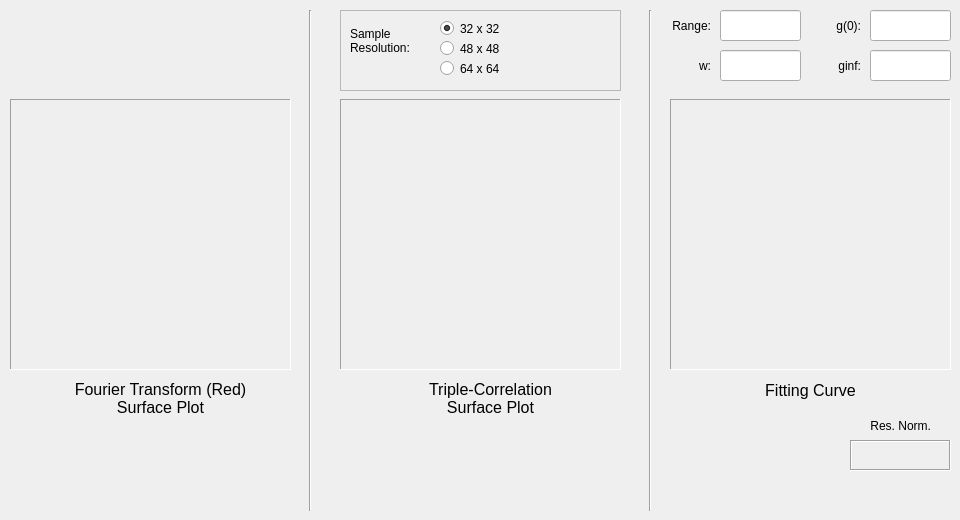
     <widget class="QWidget" name="tripleOutputTab">
      <attribute name="title">
       <string>Triple-Correlation</string>
      </attribute>
      <widget class="QLabel" name="labelOutputTripleFourier">
       <property name="geometry">
        <rect>
         <x>70</x>
         <y>380</y>
         <width>181</width>
         <height>61</height>
        </rect>
       </property>
       <property name="font">
        <font>
         <pointsize>12</pointsize>
        </font>
       </property>
       <property name="text">
        <string>Fourier Transform (Red) Surface Plot</string>
       </property>
       <property name="alignment">
        <set>Qt::AlignHCenter|Qt::AlignTop</set>
       </property>
       <property name="wordWrap">
        <bool>true</bool>
       </property>
      </widget>
      <widget class="Line" name="tripleLeftDivider">
       <property name="geometry">
        <rect>
         <x>300</x>
         <y>10</y>
         <width>20</width>
         <height>501</height>
        </rect>
       </property>
       <property name="orientation">
        <enum>Qt::Vertical</enum>
       </property>
      </widget>
      <widget class="QLabel" name="labelOutputTripleCorrelation3D">
       <property name="geometry">
        <rect>
         <x>410</x>
         <y>380</y>
         <width>161</width>
         <height>61</height>
        </rect>
       </property>
       <property name="font">
        <font>
         <pointsize>12</pointsize>
        </font>
       </property>
       <property name="text">
        <string>Triple-Correlation Surface Plot</string>
       </property>
       <property name="alignment">
        <set>Qt::AlignHCenter|Qt::AlignTop</set>
       </property>
       <property name="wordWrap">
        <bool>true</bool>
       </property>
      </widget>
      <widget class="Line" name="tripleRightDivider">
       <property name="geometry">
        <rect>
         <x>640</x>
         <y>10</y>
         <width>20</width>
         <height>501</height>
        </rect>
       </property>
       <property name="orientation">
        <enum>Qt::Vertical</enum>
       </property>
      </widget>
      <widget class="QLabel" name="labelOutputTripleCorrelation">
       <property name="geometry">
        <rect>
         <x>730</x>
         <y>380</y>
         <width>161</width>
         <height>21</height>
        </rect>
       </property>
       <property name="font">
        <font>
         <pointsize>12</pointsize>
        </font>
       </property>
       <property name="text">
        <string>Fitting Curve</string>
       </property>
       <property name="alignment">
        <set>Qt::AlignCenter</set>
       </property>
      </widget>
      <widget class="QLabel" name="labelTripleResNorm">
       <property name="geometry">
        <rect>
         <x>840</x>
         <y>410</y>
         <width>91</width>
         <height>31</height>
        </rect>
       </property>
       <property name="text">
        <string>Res. Norm.</string>
       </property>
       <property name="alignment">
        <set>Qt::AlignRight|Qt::AlignTrailing|Qt::AlignVCenter</set>
       </property>
      </widget>
      <widget class="QLabel" name="tripleResNormValue">
       <property name="geometry">
        <rect>
         <x>850</x>
         <y>440</y>
         <width>101</width>
         <height>31</height>
        </rect>
       </property>
       <property name="font">
        <font>
         <pointsize>8</pointsize>
        </font>
       </property>
       <property name="frameShape">
        <enum>QFrame::Box</enum>
       </property>
       <property name="frameShadow">
        <enum>QFrame::Sunken</enum>
       </property>
       <property name="text">
        <string/>
       </property>
       <property name="alignment">
        <set>Qt::AlignCenter</set>
       </property>
      </widget>
      <widget class="QLabel" name="tripleG0">
       <property name="geometry">
        <rect>
         <x>800</x>
         <y>10</y>
         <width>61</width>
         <height>31</height>
        </rect>
       </property>
       <property name="text">
        <string>g(0):</string>
       </property>
       <property name="alignment">
        <set>Qt::AlignRight|Qt::AlignTrailing|Qt::AlignVCenter</set>
       </property>
      </widget>
      <widget class="QLabel" name="tripleW">
       <property name="geometry">
        <rect>
         <x>620</x>
         <y>50</y>
         <width>91</width>
         <height>31</height>
        </rect>
       </property>
       <property name="text">
        <string>w:</string>
       </property>
       <property name="alignment">
        <set>Qt::AlignRight|Qt::AlignTrailing|Qt::AlignVCenter</set>
       </property>
      </widget>
      <widget class="QLineEdit" name="tripleGinfTextbox">
       <property name="geometry">
        <rect>
         <x>870</x>
         <y>50</y>
         <width>81</width>
         <height>31</height>
        </rect>
       </property>
      </widget>
      <widget class="QLineEdit" name="tripleG0Textbox">
       <property name="geometry">
        <rect>
         <x>870</x>
         <y>10</y>
         <width>81</width>
         <height>31</height>
        </rect>
       </property>
      </widget>
      <widget class="QLineEdit" name="tripleRangeTextbox">
       <property name="geometry">
        <rect>
         <x>720</x>
         <y>10</y>
         <width>81</width>
         <height>31</height>
        </rect>
       </property>
      </widget>
      <widget class="QLabel" name="tripleRange">
       <property name="geometry">
        <rect>
         <x>620</x>
         <y>10</y>
         <width>91</width>
         <height>31</height>
        </rect>
       </property>
       <property name="text">
        <string>Range:</string>
       </property>
       <property name="alignment">
        <set>Qt::AlignRight|Qt::AlignTrailing|Qt::AlignVCenter</set>
       </property>
      </widget>
      <widget class="QLabel" name="tripleGinf">
       <property name="geometry">
        <rect>
         <x>770</x>
         <y>50</y>
         <width>91</width>
         <height>31</height>
        </rect>
       </property>
       <property name="text">
        <string>ginf:</string>
       </property>
       <property name="alignment">
        <set>Qt::AlignRight|Qt::AlignTrailing|Qt::AlignVCenter</set>
       </property>
      </widget>
      <widget class="QLineEdit" name="tripleWTextbox">
       <property name="geometry">
        <rect>
         <x>720</x>
         <y>50</y>
         <width>81</width>
         <height>31</height>
        </rect>
       </property>
      </widget>
      <widget class="QLabel" name="imageTripleFourier">
       <property name="geometry">
        <rect>
         <x>10</x>
         <y>99</y>
         <width>281</width>
         <height>271</height>
        </rect>
       </property>
       <property name="frameShape">
        <enum>QFrame::Panel</enum>
       </property>
       <property name="frameShadow">
        <enum>QFrame::Sunken</enum>
       </property>
       <property name="text">
        <string/>
       </property>
       <property name="scaledContents">
        <bool>true</bool>
       </property>
      </widget>
      <widget class="QLabel" name="imageTripleCorrelation">
       <property name="geometry">
        <rect>
         <x>340</x>
         <y>99</y>
         <width>281</width>
         <height>271</height>
        </rect>
       </property>
       <property name="frameShape">
        <enum>QFrame::Panel</enum>
       </property>
       <property name="frameShadow">
        <enum>QFrame::Sunken</enum>
       </property>
       <property name="text">
        <string/>
       </property>
       <property name="scaledContents">
        <bool>true</bool>
       </property>
      </widget>
      <widget class="QLabel" name="imageTripleFittingCurve">
       <property name="geometry">
        <rect>
         <x>670</x>
         <y>99</y>
         <width>281</width>
         <height>271</height>
        </rect>
       </property>
       <property name="frameShape">
        <enum>QFrame::Panel</enum>
       </property>
       <property name="frameShadow">
        <enum>QFrame::Sunken</enum>
       </property>
       <property name="text">
        <string/>
       </property>
       <property name="scaledContents">
        <bool>true</bool>
       </property>
      </widget>
      <widget class="QFrame" name="frame">
       <property name="geometry">
        <rect>
         <x>340</x>
         <y>10</y>
         <width>281</width>
         <height>81</height>
        </rect>
       </property>
       <property name="frameShape">
        <enum>QFrame::StyledPanel</enum>
       </property>
       <property name="frameShadow">
        <enum>QFrame::Sunken</enum>
       </property>
       <widget class="QLabel" name="sampleResolutionLabel">
        <property name="geometry">
         <rect>
          <x>10</x>
          <y>10</y>
          <width>91</width>
          <height>41</height>
         </rect>
        </property>
        <property name="text">
         <string>Sample Resolution:</string>
        </property>
        <property name="wordWrap">
         <bool>true</bool>
        </property>
       </widget>
       <widget class="QRadioButton" name="resolution32">
        <property name="geometry">
         <rect>
          <x>100</x>
          <y>10</y>
          <width>82</width>
          <height>17</height>
         </rect>
        </property>
        <property name="text">
         <string>32 x 32</string>
        </property>
        <property name="checked">
         <bool>true</bool>
        </property>
       </widget>
       <widget class="QRadioButton" name="resolution48">
        <property name="geometry">
         <rect>
          <x>100</x>
          <y>30</y>
          <width>82</width>
          <height>17</height>
         </rect>
        </property>
        <property name="text">
         <string>48 x 48</string>
        </property>
       </widget>
       <widget class="QRadioButton" name="resolution64">
        <property name="geometry">
         <rect>
          <x>100</x>
          <y>50</y>
          <width>82</width>
          <height>17</height>
         </rect>
        </property>
        <property name="text">
         <string>64 x 64</string>
        </property>
       </widget>
      </widget>
     </widget>
